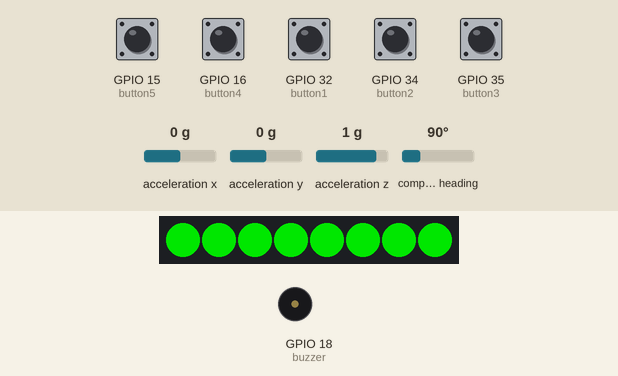
Simulated run of this sketch. Board: ESP32. On the bench: 8 RGB LEDs in strip order, left to right, buzzer (waves = sounding). Inputs (shaded band) come from the test bench; at power-on: GPIO 15 (button5), GPIO 16 (button4), GPIO 32 (button1), GPIO 34 (button2), GPIO 35 (button3) LOW, acceleration x 0 g, acceleration y 0 g, acceleration z 1 g, compass heading 90°. Dim RGB values are drawn brighter than linear; no radio packets arrive unless stated; what the sketch prints to the serial monitor is not drawn.

Above: at 3.2 s.
3.3 s: GPIO 34 (button2) pulled HIGH for 0.15 s
At 4.3 s:
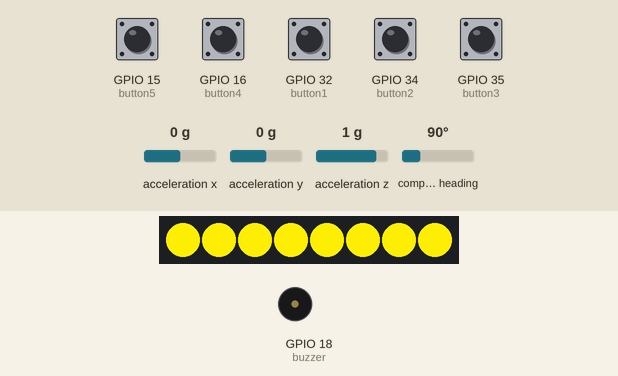
4.9 s: GPIO 35 (button3) pulled HIGH for 1 s
At 5.4 s:
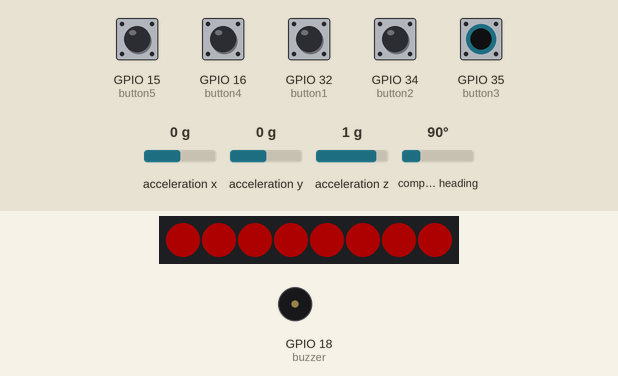
6.5 s: GPIO 34 (button2) pulled HIGH for 1 s
At 7.16 s:
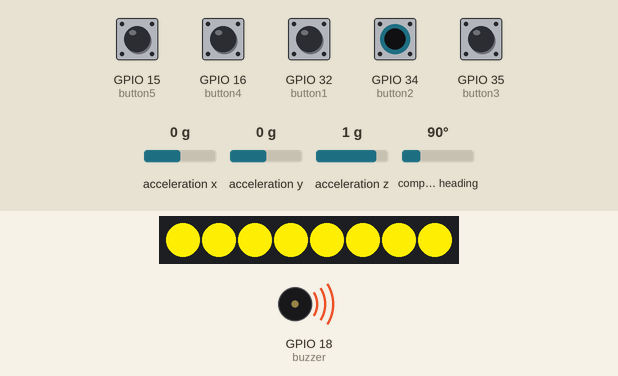
9.0 s: GPIO 32 (button1) pulled HIGH for 1 s
At 9.25 s:
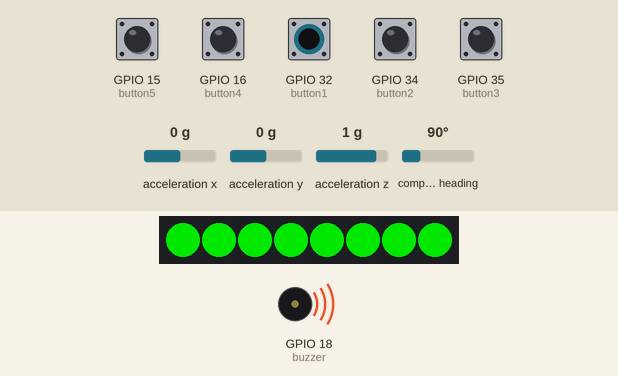
11.5 s: GPIO 35 (button3) pulled HIGH for 0.15 s
At 12.7 s:
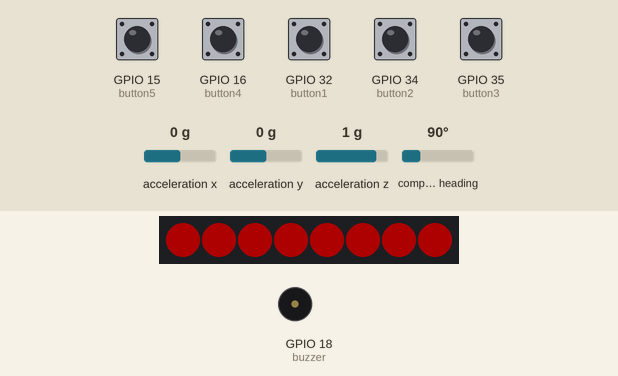
13.1 s: GPIO 32 (button1) pulled HIGH for 0.15 s
At 14.1 s:
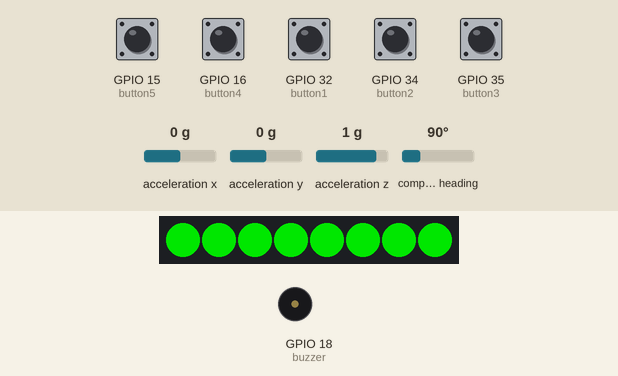
Timing chart, 0 to 15.7 s (numbered marks = the images above; inputs shaded):
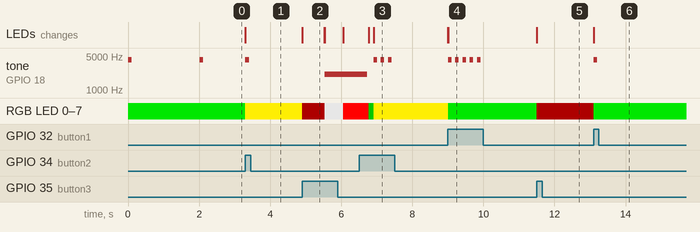

The sketch:

code.ino
```cpp
/*==================================================================================
Version 02.05 of ICU

 Bachelor thesis by Tobias Augustin
 Pins:
 Button A - Pin 32
 Button B - Pin 34
 Button Master - Pin 35
 Neopixel LED Strip - Pin 25
 Buzzer - Pin 18
 SCL - Pin 22
 SDA - Pin 21
 MOSI - Pin 23
 MISO - Pin 19
 CE - 12
 CSS - 5
 Used Microcontroller - ESP32 WROOM


====================================================================================*/

#include <Adafruit_NeoPixel.h>
#ifdef __AVR__
 #include <avr/power.h> // Required for 16 MHz Adafruit Trinket
#endif

#include <Wire.h>
#include <Adafruit_Sensor.h>
#include <Adafruit_BNO055.h>
#include <ESP32Servo.h>

#include <SPI.h>
#include <nRF24L01.h>
#include <RF24.h>


RF24 radio(12,5); // CE, CSN
const byte address[6] = "00001";     //Byte of array representing the address. This is the address where we will send the data. This should be same on the receiving side.
int i = 0;
char tmp;
boolean button_state = 0;

// Dual Core features

TaskHandle_t Task1;
TaskHandle_t Task2;
//

// Which pin on the Microcontroller is connected to the NeoPixels?
#define PIN        25

// How many NeoPixels are attached to the MC?
#define NUMPIXELS 8 // Number of Pixels in the Neopixel LED Strip

Adafruit_NeoPixel pixels(NUMPIXELS, PIN, NEO_GRB + NEO_KHZ800);

//Pins
int buzzer = 18;
int step = 0;
int zc = 0;
int lHP = 1;
// Constants for button Pins
const int button1 = 32;
const int button2 = 34;
const int button3 = 35;
const int button4 = 16;
const int button5 = 15;


//int status
int signal_stat= 0;
int light_stat= 0;
int noMove = 0;
int masterPush = 0;
int opStat = 0;
int opStat_prev = 0;
int BPush = 0;

// Boolean values that define startup process
bool initialized = false; // If true, heading is initialized
bool initSteplen = true; // If false, step length is initialized
bool calibrated = true; // If true, the device is not being calibrated during startup
bool mute = false; // If true, buzzer is muted

//Variables
int blinkInterval = 1000; //millis
double deltaMillis3 = 0;
double prevMillis3 = 0;
double last_move = 0;
double prevMillis4 = 0;
double deltaMillis4 = 0;
double timePushed=0;
double prevPushed = 0;
double sincePushed = 0;
int blink = 0;
int prev_blink = 1;
int trgr = 0;


double stepln = 0.83;
double posx = 0;
double posy = 0;
double Heading = 0;
double Heading_Prio = 0;
double initHeading = 0;

int samplingC;

// Function prototypes
void signalLightStatus(int status);
double lowpassFiltering(double factor, double accF, double acc_prioF);
void signal(int status);
void InitSteplen();
void readSensorData();
void testHMI_features();

//Position values and sample rate delays
double xPos = 0, yPos = 0, headingVel = 0, Vel_x = 0,Vel_y = 0;
double xPosG = 0, yPosG = 0;
uint16_t BNO055_SAMPLERATE_DELAY_MS = 10; //how often to read data from the board
uint16_t PRINT_DELAY_MS = 10; // how often to print the data
uint16_t printCount = 0; //counter to avoid printing every 10MS sample


//velocity = accel*dt (dt in seconds)
//position = 0.5*accel*dt^2
double ACCEL_VEL_TRANSITION =  (double)(BNO055_SAMPLERATE_DELAY_MS) / 1000.0;
double ACCEL_POS_TRANSITION = 0.5 * ACCEL_VEL_TRANSITION * ACCEL_VEL_TRANSITION;
double DEG_2_RAD = 0.01745329251; //trig functions require radians, BNO055 outputs degrees

// Check I2C device address and correct line below (by default address is 0x29 or 0x28)
//                                   id, address
Adafruit_BNO055 bno = Adafruit_BNO055(55, 0x28);

void setup(void)
{
  Serial.begin(115200); //Initialize Serial port

  pinMode(button1,INPUT); //Set button Pins to input
  pinMode(button2,INPUT);
  pinMode(button3,INPUT);
  pinMode(button4,INPUT);
  pinMode(button5,INPUT);

  // Check if the mute pin is set. This is performed at program start
  if(digitalRead(button4)==1){
			mute=true;
		}

  pixels.begin(); // INITIALIZE NeoPixel strip object (REQUIRED)
  pixels.clear();

  #if defined(__AVR_ATtiny85__) && (F_CPU == 16000000)
  clock_prescale_set(clock_div_1);
  #endif
  pixels.begin(); // INITIALIZE NeoPixel strip object (REQUIRED)


    //create a task that will be executed in the Task1code() function, with priority 1 and executed on core 0
  xTaskCreatePinnedToCore(
                    Task1code,   /* Task function. */
                    "Task1",     /* name of task. */
                    10000,       /* Stack size of task */
                    NULL,        /* parameter of the task */
                    1,           /* priority of the task */
                    &Task1,      /* Task handle to keep track of created task */
                    0);          /* pin task to core 0 */
  delay(500);

  //create a task that will be executed in the Task2code() function, with priority 1 and executed on core 1
  xTaskCreatePinnedToCore(
                    Task2code,   /* Task function. */
                    "Task2",     /* name of task. */
                    10000,       /* Stack size of task */
                    NULL,        /* parameter of the task */
                    1,           /* priority of the task */
                    &Task2,      /* Task handle to keep track of created task */
                    1);          /* pin task to core 1 */

  delay(500);

  if (!bno.begin())
  {
    Serial.print("No BNO055 detected");
    while (1);
  }


  delay(1000);


}
// Task1code Main Loop
void Task1code( void * pvParameters ){


  uint8_t system, gyro, accel, mag = 0; //Variables for calibration

  radio.begin();                  //Starting the Wireless communication
  radio.openWritingPipe(address); //Setting the address where we will send the data
  radio.setPALevel(RF24_PA_MIN);  //You can set it as minimum or maximum depending on the distance between the transmitter and receiver.
  radio.stopListening();

  if(calibrated == false){
    signalLightStatus(2);

	  while(system != 3) //if system value is 3 (calibrated) end process
   {
       bno.getCalibration(&system, &gyro, &accel, &mag); // Start bno055 calibration and read calibration values

       Serial.print("CALIBRATION: Sys=");
       Serial.print(system, DEC);
       Serial.print(" Gyro=");
       Serial.print(gyro, DEC);
       Serial.print(" Accel=");
       Serial.print(accel, DEC);
       Serial.print(" Mag=");
       Serial.println(mag, DEC);


       delay(100);
   }
   calibrated = true;
  }

  Serial.println(""); Serial.println("Calibrated");

  //set LEDs to green to signalize successfull calibration
  signalLightStatus(1);
  signal(1);
  delay(1000);


  for(;;){ // Loop of task 1
  unsigned long tStart = micros();

  if(opStat!=6){
	  if(initSteplen==false){ //Checks if step length has to be initialized
	  InitSteplen();
  }
  readSensorData(); //Function that reads and interprets sensor data

  while ((micros() - tStart) < (BNO055_SAMPLERATE_DELAY_MS * 1000))
  {
    //poll until the next sample is ready
  }

  }
  else{
	  signal(3);
  }

}
}

//Task2code: Handles HMI Features
void Task2code( void * pvParameters ){
    #if defined(__AVR_ATtiny85__) && (F_CPU == 16000000)
    clock_prescale_set(clock_div_1);
    #endif

 for(;;){
	if(opStat <= 5){ // Loop handels button presses as long as the operational status is not greater than five (no emergency)

		deltaMillis4 = millis() - prevMillis4;

		if(digitalRead(button1)==1 && deltaMillis4>=200){// Is Button A pushed?
			Serial.print("A Button Push \n");
			signalLightStatus(1);   // Send the updated pixel colors to the hardware.


			prevMillis4 = millis();
			signal(1);
		}


		if(digitalRead(button2)==1 && deltaMillis4>=200){ // Is Button B pushed?
			Serial.print("B Button Push \n");

			signalLightStatus(2);

			BPush = BPush+1;
			prevMillis4 = millis();


      if(BPush >=2 && deltaMillis4<=500){ //If B Button is pushed twice in 1.5 s, the operational status is changed
       Serial.print("Double Push B \n");
	   if(opStat>=1){
		   opStat = opStat-1;
	   }
       BPush= 0;
     }

		signal(1);
		}


		if(digitalRead(button3)==1 && deltaMillis4>=200){
			if(masterPush==0){
				timePushed=millis();

			}
			masterPush=1;
			if(opStat<=5){
				opStat=opStat+1;
			}

			Serial.print("Master Push \n");
			for(int i=0; i<NUMPIXELS; i++) { // For each pixel...

			// pixels.Color() takes RGB values, from 0,0,0 up to 255,255,255
			// Here we're using a moderately bright green color:
			pixels.setPixelColor(i, pixels.Color(50, 0, 0));

			pixels.show();   // Send the updated pixel colors to the hardware.
			}
			prevMillis4 = millis();


			sincePushed = millis()-timePushed;

			if(masterPush==1 && sincePushed >=500){
				Serial.print("LongPush \n");
				opStat_prev = opStat;
				opStat=6;
				masterPush=0;
				sincePushed = 0;
				for(int i=0; i<NUMPIXELS; i++) { // For each pixel...

			// pixels.Color() takes RGB values, from 0,0,0 up to 255,255,255
			// Here we're using a moderately bright green color:
				pixels.setPixelColor(i, pixels.Color(180, 180, 180));

				pixels.show();   // Send the updated pixel colors to the hardware.
				}
				delay(500);
			}


		}

		if(digitalRead(button3)==0){
			masterPush=0;
			timePushed=0;
			sincePushed=0;
		}

		if(digitalRead(button4)==1){
			//does something
		}

		if(digitalRead(button5)==1 && trgr == 0){
			xPosG = 0;
			yPosG = 0;
			trgr = 1;

		}
}


	if(opStat >= 6){

		deltaMillis4 = millis() - prevMillis4;

		for(int i=0; i<NUMPIXELS; i++) { // For each pixel...

			// pixels.Color() takes RGB values, from 0,0,0 up to 255,255,255
			// Here we're using a moderately bright green color:
				pixels.setPixelColor(i, pixels.Color(255, 0, 0));

				pixels.show();   // Send the updated pixel colors to the hardware.
				}


		if(digitalRead(button2)==1 && deltaMillis4>=200){ // Is Button B pushed?
			Serial.print("B Button Push \n");

			BPush = BPush+1;
			prevMillis4 = millis();


      if(BPush >=2 && deltaMillis4<=500){ //If B Button is pushed twice in 1.5 s, the operational status is changed
       Serial.print("Double Push B \n");
	   if(opStat>=1){
		   opStat = opStat_prev;
	   }
       BPush= 0;
     }

	 for(int i=0; i<NUMPIXELS; i++) { // For each pixel...

			// pixels.Color() takes RGB values, from 0,0,0 up to 255,255,255
			// Here we're using a moderately bright green color:
				pixels.setPixelColor(i, pixels.Color(0, 100, 0));

				pixels.show();   // Send the updated pixel colors to the hardware.
				}


	}

}
}
}


void loop(void) //Empty since threading is used
{


}


void readSensorData(){
	// Tell the bno what data we want
	  sensors_event_t orientationData , linearAccelData;
  bno.getEvent(&orientationData, Adafruit_BNO055::VECTOR_EULER);
  //  bno.getEvent(&angVelData, Adafruit_BNO055::VECTOR_GYROSCOPE);
  bno.getEvent(&linearAccelData, Adafruit_BNO055::VECTOR_LINEARACCEL);

  Heading = orientationData.orientation.x;


  if(initialized == false){ // Sets the initial heading for coordinate transformation
	  Serial.print("Initializing Heading \n");
	  Serial.print("Current Heading: ");

	  Serial.print(Heading);
	  delay(500);
	  initHeading = Heading;
    Serial.print(initHeading);
	  delay(500);
	  signal(1);
	  initialized = true;
  }


   Heading = lowpassFiltering(0.1, Heading, Heading_Prio); // LPF for the heading to counter fast oszillation caused by walking
   Heading_Prio = Heading;

  if(linearAccelData.acceleration.y >= 4 && zc == 0){ //Detects if step startet
	step = step+1;

	//position maths
	posx = posx + lHP*cos(DEG_2_RAD*Heading)*stepln;
	posy = posy + lHP*sin(DEG_2_RAD*Heading)*stepln;
	xPosG = cos(DEG_2_RAD*initHeading)*posx-sin(DEG_2_RAD*initHeading)*posy;
	yPosG = sin(DEG_2_RAD*initHeading)*posx+cos(DEG_2_RAD*initHeading)*posy;
	lHP = 1;
	//End Position maths

	zc = 1;

  }
  if(zc ==1 && samplingC <= 28){
	  samplingC = samplingC+1;
  }


  if(linearAccelData.acceleration.y <= -4 && zc == 1){ //detects if step ended

	zc = 0;
	samplingC = 0;
  }

  if(linearAccelData.acceleration.y >= 1){ //determines the time the last time the acceleration is greater than 1g
	  last_move = millis();
    noMove=0;
  }

  if(millis()-last_move >= 10000 && noMove==0){ //determines if no movement was detected for 10 s
	  noMove=1;
  }


  if (printCount * BNO055_SAMPLERATE_DELAY_MS >= PRINT_DELAY_MS) {
    char cstr[32];
    sprintf (cstr, "%04d,%02u,%03d,%05d,%05d", 1, opStat,step,int(xPosG*10),int(yPosG*10));
    radio.write(&cstr, sizeof(cstr)); // Sends data to rf transmitter
    i = i+1;

    printCount = 0;
  }
  else {
    printCount = printCount + 1;
  }

}


void InitSteplen(){
	int step_prior;
	int prevMillis = millis();
	bool stop = false;
	int deltaMillis;

	while(stop==false){
		deltaMillis = millis() - prevMillis;

	if(deltaMillis >= 1000){
		if(step_prior == step && step_prior != 0){
			stop = true;
			stepln = (double)10/step_prior;
			Serial.print("Step length is:"); Serial.print(stepln);
			initSteplen = true;
			posx = 0;
			posy = 0;
			step = 0;
			delay(500);
			signal(1);
		}
	}

	if(stop == false){
		readSensorData();

		if(step >= step_prior+1){
			prevMillis = millis();
		}
		step_prior = step;


	}
	}


}


//MMI Functions

void signal(int status){
	if(mute == false){
			switch(status){
		case 1:
		 for(int i = 0;i<1;i++){

		   tone(buzzer, 4186, // C
		   100); // half a second

		 }
		  break;
		case 2:
		for(int i = 0;i<2;i++){

			tone(buzzer, 4186, // C
			100); // half a second
			delay(100);

			tone(buzzer, 3500, // C
			500); // half a second
			delay(500);

		}
		 break;
		case 3:


			tone(buzzer, 2100, // C
			100); // half a second
			delay(100);


		 break;

		default:
		//nothing
		break;
			}
	}

}


double lowpassFiltering(double factor, double accF, double acc_prioF){
  // Lowpass Filter with exponential smoothing
  double res = factor*accF+(1-factor)*acc_prioF;

  return res;

}

void signalLightStatus(int status){


  switch(status) {
  case 1:
      for(int i=0; i<NUMPIXELS; i++) { // For each pixel...

    // pixels.Color() takes RGB values, from 0,0,0 up to 255,255,255
    // Here we're using a moderately bright green color:
    pixels.setPixelColor(i, pixels.Color(0, 180, 0));

    pixels.show();   // Send the updated pixel colors to the hardware.
    // Pause before next pass through loop
    }
    break;
  case 2:
      for(int i=0; i<NUMPIXELS; i++) { // For each pixel...

    // pixels.Color() takes RGB values, from 0,0,0 up to 255,255,255
    // Here we're using a moderately bright green color:
    pixels.setPixelColor(i, pixels.Color(252, 236, 3));

    pixels.show();   // Send the updated pixel colors to the hardware.
    // Pause before next pass through loop
   }
    break;
  case 3:
   for(int i=0; i<NUMPIXELS; i++) { // For each pixel...

    // pixels.Color() takes RGB values, from 0,0,0 up to 255,255,255
    // Here we're using a moderately bright green color:
    pixels.setPixelColor(i, pixels.Color(252, 3, 3));

    pixels.show();   // Send the updated pixel colors to the hardware.
    // Pause before next pass through loop
   }
	break;
  case 4:
    // Ampelfarbe Rot blinken schnell
  default:
    pixels.clear();
	 break;
}
}

void testHMI_features(){
	//Hinweis und Warnsignale
	signal(1);
	//signal(2);
	//signal(3);
	//Ampelfarben
	signalLightStatus(1);
  delay(1000);
	signalLightStatus(2);
  delay(1000);
	signalLightStatus(3);
  delay(1000);
	signalLightStatus(4);
}
```

Measured:
- after the input at 3.3 s, tone on GPIO 18 (buzzer): silent → 4186 Hz at once, → silent 0.10 s later; RGB LED 0–7: RGB(0, 180, 0) → RGB(252, 236, 3) at once; the LEDs: first change at once (image 1 shows a later state)
- after the input at 4.9 s, tone on GPIO 18 (buzzer): silent → 2100 Hz after 0.63 s; RGB LED 0–7: RGB(252, 236, 3) → RGB(50, 0, 0) at once, → RGB(180, 180, 180) 0.62 s later, → RGB(255, 0, 0) 0.53 s later; the LEDs: first change at once (image 2 shows a later state)
- after the input at 6.5 s, tone on GPIO 18 (buzzer): 2100 Hz → silent after 0.23 s, then repeats every 0.21 s: 4186 Hz 0.10 s, silent 0.11 s, until it stays silent from 7.4 s; RGB LED 0–7: RGB(255, 0, 0) → RGB(0, 100, 0) after 0.27 s, → RGB(252, 236, 3) 0.14 s later; the LEDs: first change after 0.27 s (image 3 shows a later state)
- after the input at 9.0 s, tone on GPIO 18 (buzzer): alternates 4186 Hz for 0.10 s and silent for 0.10 s, 10 changes in all, then stays silent, starting at once; RGB LED 0–7: RGB(252, 236, 3) → RGB(0, 180, 0) at once; the LEDs: first change at once (image 4 shows a later state)
- after the input at 11.5 s, RGB LED 0–7: RGB(0, 180, 0) → RGB(50, 0, 0) at once; the LEDs: first change at once (image 5 shows a later state)
- after the input at 13.1 s, tone on GPIO 18 (buzzer): silent → 4186 Hz at once, → silent 0.10 s later; RGB LED 0–7: RGB(50, 0, 0) → RGB(0, 180, 0) at once; the LEDs: first change at once (image 6 shows a later state)
- by itself, tone on GPIO 18 (buzzer): alternates 4186 Hz for 0.10 s and silent for 1.9 s
